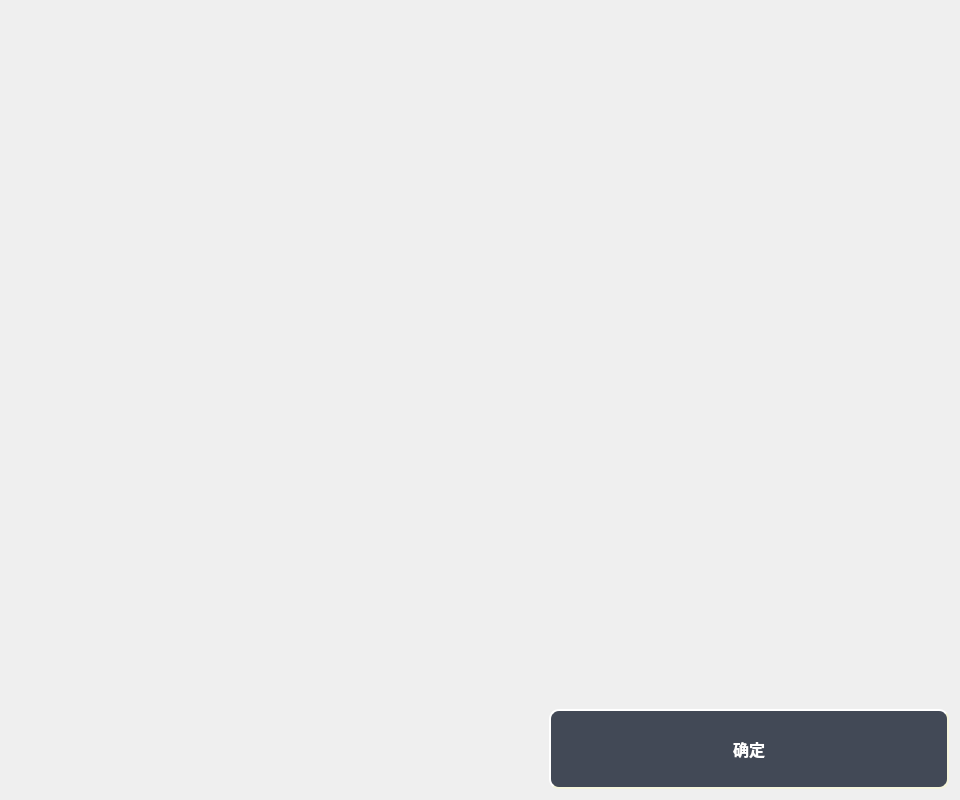
<?xml version="1.0" encoding="UTF-8"?>
<ui version="4.0">
 <class>NGDialog</class>
 <widget class="QDialog" name="NGDialog">
  <property name="geometry">
   <rect>
    <x>0</x>
    <y>0</y>
    <width>960</width>
    <height>800</height>
   </rect>
  </property>
  <property name="windowTitle">
   <string>Dialog</string>
  </property>
  <layout class="QGridLayout" name="gridLayout">
   <item row="0" column="0">
    <layout class="QVBoxLayout" name="verticalLayout" stretch="10,6,1">
     <item>
      <widget class="TabbedWidget" name="w_xy" native="true"/>
     </item>
     <item>
      <widget class="CommandWidget" name="w_cmd" native="true"/>
     </item>
     <item>
      <layout class="QHBoxLayout" name="horizontalLayout">
       <item>
        <spacer name="horizontalSpacer">
         <property name="orientation">
          <enum>Qt::Horizontal</enum>
         </property>
         <property name="sizeHint" stdset="0">
          <size>
           <width>40</width>
           <height>20</height>
          </size>
         </property>
        </spacer>
       </item>
       <item>
        <widget class="QPushButton" name="pushButton">
         <property name="minimumSize">
          <size>
           <width>400</width>
           <height>80</height>
          </size>
         </property>
         <property name="styleSheet">
          <string notr="true">QPushButton { 
                            color:#ffffff;
                            background-color:#424956;
                            border-style: outset;
                            border-width:2px;
                            border-radius:10px;
                            border-color: beige;
                            font: bold 16px;
                            padding:6px;
                            }
                            QPushButton:hover{
                            color:#ffffff;
                                background-color:#ff5500
                            }
                            QPushButton:pressed{
                            color:#ffffff;
                                background-color:#ff5500
                            }
                            QPushButton:!enabled{
									
								color: rgb(235, 235, 235);
								
	background-color: rgb(143, 143, 143);
							}</string>
         </property>
         <property name="text">
          <string>确定</string>
         </property>
         <property name="shortcut">
          <string>Space</string>
         </property>
        </widget>
       </item>
      </layout>
     </item>
    </layout>
   </item>
  </layout>
 </widget>
 <customwidgets>
  <customwidget>
   <class>TabbedWidget</class>
   <extends>QWidget</extends>
   <header>TabbedWidget.h</header>
   <container>1</container>
  </customwidget>
  <customwidget>
   <class>CommandWidget</class>
   <extends>QWidget</extends>
   <header>CommandWidget.h</header>
   <container>1</container>
  </customwidget>
 </customwidgets>
 <resources/>
 <connections/>
</ui>
